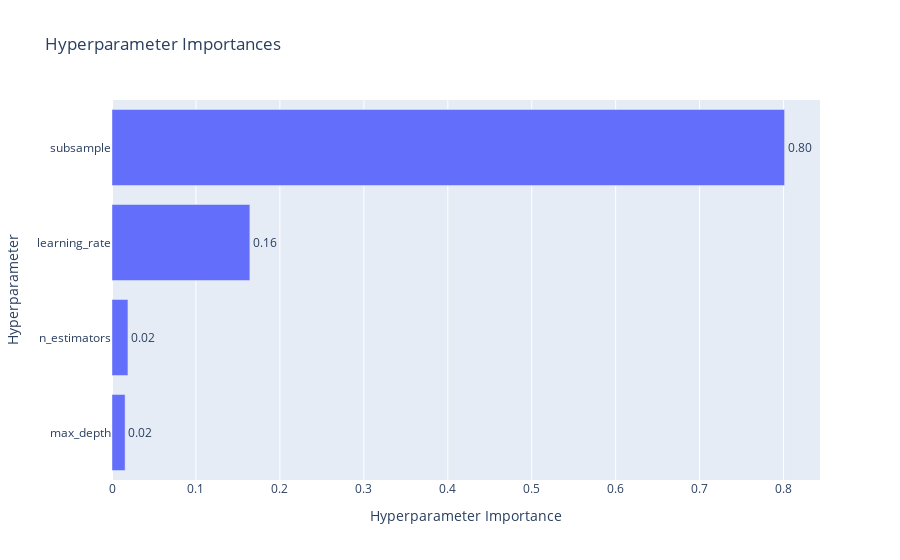

Notebook source saved alongside this figure:
### Code cell
# Plot parameter importances
plot_param_importances(study)

### Figure 1 — Plotly figure (JSON) as saved in the notebook; plotly's stock layout.template omitted (floating-point values rounded to 4 significant figures)
{"data": [{"cliponaxis": false, "hovertemplate": ["max_depth (IntDistribution): 0.015605238325077035<extra></extra>", "n_estimators (IntDistribution): 0.018987506629115063<extra></extra>", "learning_rate (FloatDistribution): 0.16421881498591565<extra></extra>", "subsample (FloatDistribution): 0.8011884400598923<extra></extra>"], "name": "Objective Value", "orientation": "h", "text": ["0.02", "0.02", "0.16", "0.80"], "textposition": "outside", "type": "bar", "x": [0.01561, 0.01899, 0.1642, 0.8012], "y": ["max_depth", "n_estimators", "learning_rate", "subsample"]}], "layout": {"title": {"text": "Hyperparameter Importances"}, "xaxis": {"title": {"text": "Hyperparameter Importance"}}, "yaxis": {"title": {"text": "Hyperparameter"}}}}
